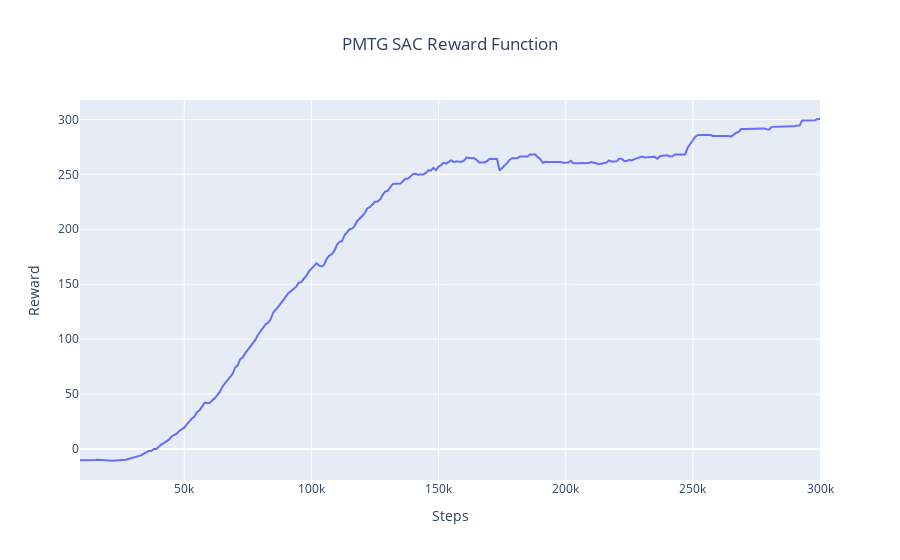

Source (notebook cell):
### Code cell
# SAC Reward Plot
df_sac_pmtg = pd.DataFrame(dict(
    x = t_sac_pmtg,
    y = r_sac_pmtg
))

fig = px.line(df_sac_pmtg, x="x", y="y", title="SAC Reward Function")
fig.update_layout(title='PMTG SAC Reward Function', title_x=0.5,
                   xaxis_title='Steps',
                   yaxis_title='Reward') 
fig.show()

### Figure 1 — Plotly figure (JSON) as saved in the notebook; plotly's stock layout.template omitted (floating-point values rounded to 4 significant figures; data arrays with more than 128 entries replaced by an {"elided": "..."} marker saying what was removed)
{"data": [{"hovertemplate": "x=%{x}<br>y=%{y}<extra></extra>", "legendgroup": "", "line": {"color": "#636efa", "dash": "solid"}, "marker": {"symbol": "circle"}, "mode": "lines", "name": "", "orientation": "v", "showlegend": false, "type": "scatter", "x": {"elided": "292 int values"}, "xaxis": "x", "y": {"elided": "292 float values"}, "yaxis": "y"}], "layout": {"legend": {"tracegroupgap": 0}, "title": {"text": "PMTG SAC Reward Function", "x": 0.5}, "xaxis": {"anchor": "y", "domain": [0, 1], "title": {"text": "Steps"}}, "yaxis": {"anchor": "x", "domain": [0, 1], "title": {"text": "Reward"}}}}
